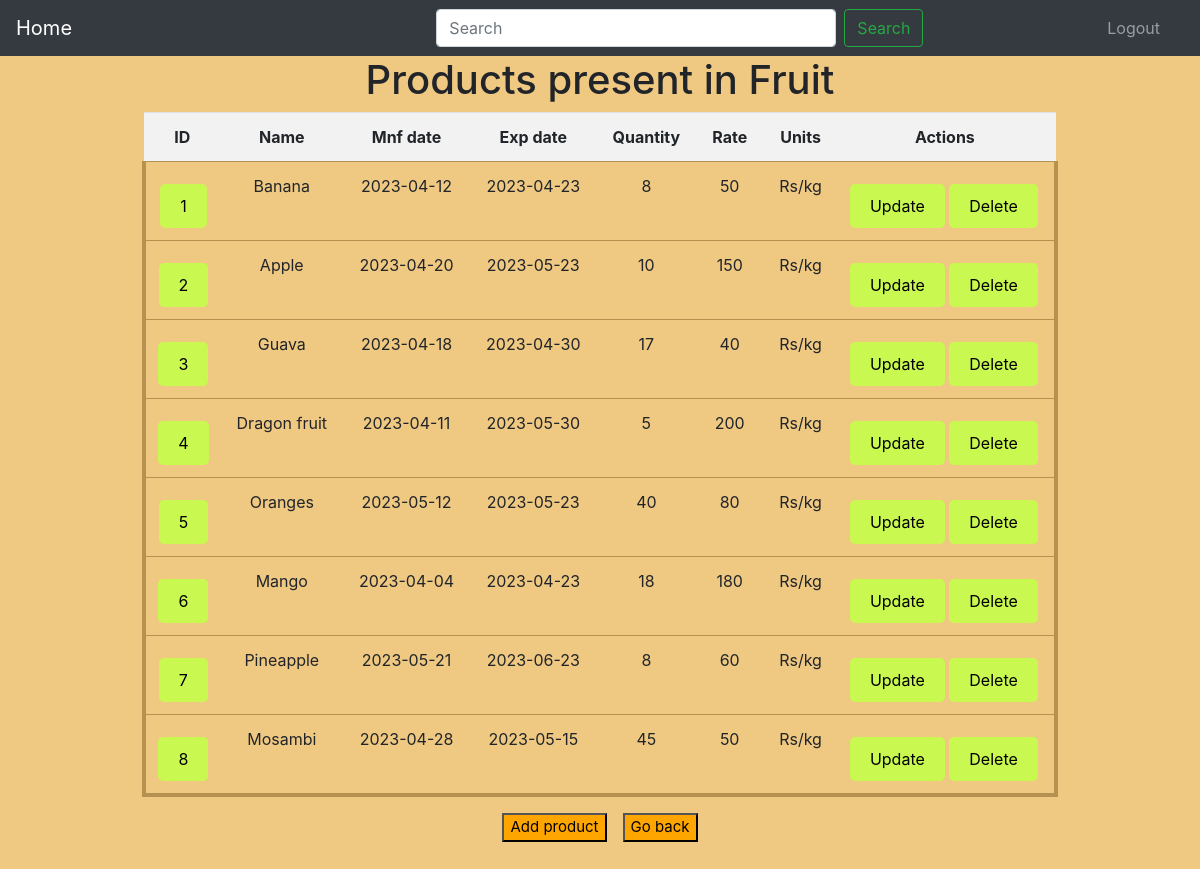
/showSection/1, run on the app's committed database.
### modules_1.py (models this page shows)
class Section(db.Model):
    s_id = db.Column(db.Integer, primary_key = True)
    name = db.Column(db.String, nullable = False )
    prod = db.relationship('Product' , backref="sec" ) # Product is capital as it references the class

class Product(db.Model):
    p_id = db.Column(db.Integer, primary_key = True)
    name = db.Column(db.String, nullable = False )
    key = db.Column(db.Integer, db.ForeignKey("section.s_id")) # section is small as thats how it is supposed to be
    md = db.Column(db.String, nullable = False ) #manufacturing date
    ed = db.Column(db.String, nullable = False ) #expiry date
    units = db.Column(db.String, nullable = False ) # units
    rate = db.Column(db.Integer, nullable = False ) # value without units
    quantity = db.Column(db.Integer, default=1)

### app.py (the view)
@app.route('/showSection/<int:id>' , methods=['GET' , 'POST'])
def show_sec(id):
    s1 = Section.query.get(id)
    p1 = s1.prod
    return render_template('secprod.html' , s1 = s1, p1 = p1)

### templates/secprod.html (shortened to what this page needs)
{% extends "base_admin.html" %}
{% block body %}
{% if p1|length == 0 %}
<h1 style="display: flex;justify-content: center;">No Products present in {{ s1.name }}</h1>
{% else %}
    <h1 style="display: flex;justify-content: center;">Products present in {{ s1.name }}</h1>
    <div class="table">
    <table style="display:flex;">
      <tr>
        <th>ID</th>
        <th class="px-3">Name</th>
        <th class="px-3">Mnf date</th>
        <th class="px-3">Exp date</th>
        <th class="px-3">Quantity</th>
        <th class="px-3">Rate</th>
        <th class="px-3">Units</th>
        <th class="pr-3">Actions</th>
      </tr>
      {% for prod in p1 %}
        <tr>
          <td><a type="button" href="/sections#product_{{ prod.p_id }}">{{ prod.p_id }}</a></td>
          <td class="px-3">{{ prod.name}}</td>
          <td class="px-3">{{ prod.md}}</td>
          <td class="px-3">{{ prod.ed}}</td>
          <td class="px-3">{{ prod.quantity}}</td>
          <td class="px-3">{{ prod.rate}}</td>
          <td class="px-3">{{ prod.units}}</td>
          <td class="pr-3">
            <a type="button" href="/update_product/{{ prod.p_id }}">Update</a>
            <a type="button" href="/delete_product/{{ prod.p_id }}">Delete</a>
          </td>
        </tr>
      {% endfor %}
    </table>
  </div>
{% endif %}
<div class="buttons " style=" display:flex; justify-content: center;">
  <button class="btn2 addProduct-btn mr-2"  onclick="window.location.href='/addProduct'">Add product</button>
  <br>
  <button class="btn2 section-btn ml-2"  onclick="window.location.href='/sections'">Go back</button>
</div>
<br><br>
{% endblock %}

### templates/base_admin.html (style rules this page uses)
body { background-color: #EFC882; }
.btn2 { color: black; text-emphasis-style: bold; background-color: orange; font-size: 15px; }
.table { width: 100%; border-collapse: collapse; display: flex; justify-content: center; text-align: center; }
.table th, .table td { padding: 12px; border-bottom: 1px solid #B5924F; }
.table th { background-color: #f2f2f2; font-weight: bold; }
.table td a { background-color: #c9f851; color: black; border: none; margin-top: 10px; padding: 10px 20px; border-radius: 5px; cursor: pointer; }
.table tr td:first-child { border-left: 4px solid #B5924F; }
.table tr td:last-child { border-right: 4px solid #B5924F; }
.table tr:last-child { border-bottom: 4px solid #B5924F; }

### data on the page
Section: name "Fruit"
Product: p_id "1", name "Banana", md "2023-04-12", ed "2023-04-23", quantity "8", rate "50", units "Rs/kg"
Product: p_id "2", name "Apple", md "2023-04-20", ed "2023-05-23", quantity "10", rate "150", units "Rs/kg"
Product: p_id "3", name "Guava", md "2023-04-18", ed "2023-04-30", quantity "17", rate "40", units "Rs/kg"
Product: p_id "4", name "Dragon fruit", md "2023-04-11", ed "2023-05-30", quantity "5", rate "200", units "Rs/kg"
Product: p_id "5", name "Oranges", md "2023-05-12", ed "2023-05-23", quantity "40", rate "80", units "Rs/kg"
Product: p_id "6", name "Mango", md "2023-04-04", ed "2023-04-23", quantity "18", rate "180", units "Rs/kg"
Product: p_id "7", name "Pineapple", md "2023-05-21", ed "2023-06-23", quantity "8", rate "60", units "Rs/kg"
Product: p_id "8", name "Mosambi", md "2023-04-28", ed "2023-05-15", quantity "45", rate "50", units "Rs/kg"
